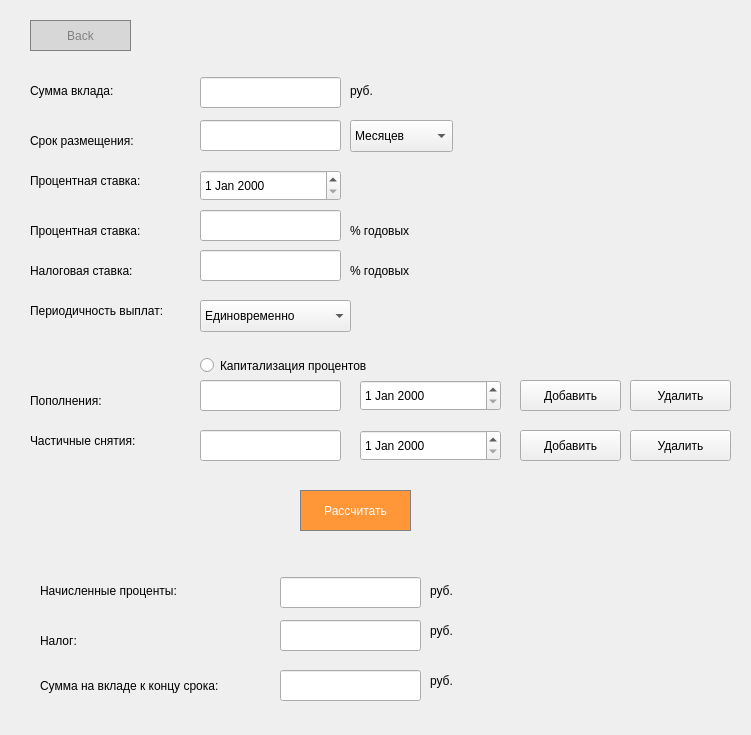
<?xml version="1.0" encoding="UTF-8"?>
<ui version="4.0">
 <class>MainWindow</class>
 <widget class="QMainWindow" name="MainWindow">
  <property name="geometry">
   <rect>
    <x>0</x>
    <y>0</y>
    <width>751</width>
    <height>735</height>
   </rect>
  </property>
  <property name="windowTitle">
   <string>MainWindow</string>
  </property>
  <widget class="QWidget" name="centralwidget">
   <widget class="QPushButton" name="pushButton_AC">
    <property name="geometry">
     <rect>
      <x>30</x>
      <y>20</y>
      <width>101</width>
      <height>31</height>
     </rect>
    </property>
    <property name="styleSheet">
     <string notr="true">QPushButton {
  background-color: rgb(215, 215, 215);
  border: 1px solid gray;
color: gray;
}
QPushButton:pressed {
    background-color: qlineargradient(x1: 0, y1: 0, x2: 0, y2: 1,
                                      stop: 0 #BEBEBE, stop: 1 #D7D7D7);
}</string>
    </property>
    <property name="text">
     <string>Back</string>
    </property>
   </widget>
   <widget class="QPushButton" name="pushButton_div">
    <property name="geometry">
     <rect>
      <x>300</x>
      <y>490</y>
      <width>111</width>
      <height>41</height>
     </rect>
    </property>
    <property name="styleSheet">
     <string notr="true">QPushButton {
  background-color: rgb(255, 151, 57);
  color: white; 
  border: 1px solid gray;
}

QPushButton:pressed {
    background-color: qlineargradient(x1: 0, y1: 0, x2: 0, y2: 1,
                                      stop: 0 #FF7832, stop: 1 #FF9739);
}</string>
    </property>
    <property name="text">
     <string>Рассчитать</string>
    </property>
   </widget>
   <widget class="QLineEdit" name="label_show_x">
    <property name="geometry">
     <rect>
      <x>200</x>
      <y>77</y>
      <width>141</width>
      <height>31</height>
     </rect>
    </property>
    <property name="font">
     <font>
      <pointsize>25</pointsize>
      <bold>false</bold>
     </font>
    </property>
    <property name="styleSheet">
     <string notr="true">QLabel {
  qproperty-alignment: 'AlignVCenter | AlignRight';
  border: 1px solid gray;
}

background-color : white;</string>
    </property>
    <property name="text">
     <string/>
    </property>
   </widget>
   <widget class="QLabel" name="label">
    <property name="geometry">
     <rect>
      <x>30</x>
      <y>80</y>
      <width>161</width>
      <height>21</height>
     </rect>
    </property>
    <property name="text">
     <string>Сумма вклада:</string>
    </property>
   </widget>
   <widget class="QLabel" name="label_2">
    <property name="geometry">
     <rect>
      <x>30</x>
      <y>130</y>
      <width>161</width>
      <height>21</height>
     </rect>
    </property>
    <property name="text">
     <string>Срок размещения:</string>
    </property>
   </widget>
   <widget class="QLabel" name="label_3">
    <property name="geometry">
     <rect>
      <x>350</x>
      <y>80</y>
      <width>41</width>
      <height>21</height>
     </rect>
    </property>
    <property name="text">
     <string>руб.</string>
    </property>
   </widget>
   <widget class="QLineEdit" name="label_show_x_3">
    <property name="geometry">
     <rect>
      <x>200</x>
      <y>120</y>
      <width>141</width>
      <height>31</height>
     </rect>
    </property>
    <property name="font">
     <font>
      <pointsize>25</pointsize>
      <bold>false</bold>
     </font>
    </property>
    <property name="styleSheet">
     <string notr="true">QLabel {
  qproperty-alignment: 'AlignVCenter | AlignRight';
  border: 1px solid gray;
}

background-color : white;</string>
    </property>
    <property name="text">
     <string/>
    </property>
   </widget>
   <widget class="QLabel" name="label_5">
    <property name="geometry">
     <rect>
      <x>30</x>
      <y>220</y>
      <width>161</width>
      <height>21</height>
     </rect>
    </property>
    <property name="text">
     <string>Процентная ставка:</string>
    </property>
   </widget>
   <widget class="QLabel" name="label_6">
    <property name="geometry">
     <rect>
      <x>350</x>
      <y>220</y>
      <width>101</width>
      <height>21</height>
     </rect>
    </property>
    <property name="text">
     <string>% годовых</string>
    </property>
   </widget>
   <widget class="QLineEdit" name="label_show_x_4">
    <property name="geometry">
     <rect>
      <x>200</x>
      <y>210</y>
      <width>141</width>
      <height>31</height>
     </rect>
    </property>
    <property name="font">
     <font>
      <pointsize>25</pointsize>
      <bold>false</bold>
     </font>
    </property>
    <property name="styleSheet">
     <string notr="true">QLabel {
  qproperty-alignment: 'AlignVCenter | AlignRight';
  border: 1px solid gray;
}

background-color : white;</string>
    </property>
    <property name="text">
     <string/>
    </property>
   </widget>
   <widget class="QLabel" name="label_7">
    <property name="geometry">
     <rect>
      <x>30</x>
      <y>300</y>
      <width>191</width>
      <height>21</height>
     </rect>
    </property>
    <property name="text">
     <string>Периодичность выплат:</string>
    </property>
   </widget>
   <widget class="QRadioButton" name="radioButton">
    <property name="geometry">
     <rect>
      <x>200</x>
      <y>350</y>
      <width>211</width>
      <height>31</height>
     </rect>
    </property>
    <property name="text">
     <string>Капитализация процентов </string>
    </property>
   </widget>
   <widget class="QLabel" name="label_8">
    <property name="geometry">
     <rect>
      <x>40</x>
      <y>580</y>
      <width>191</width>
      <height>21</height>
     </rect>
    </property>
    <property name="text">
     <string>Начисленные проценты:</string>
    </property>
   </widget>
   <widget class="QLabel" name="label_9">
    <property name="geometry">
     <rect>
      <x>40</x>
      <y>630</y>
      <width>191</width>
      <height>21</height>
     </rect>
    </property>
    <property name="text">
     <string>Налог:</string>
    </property>
   </widget>
   <widget class="QLabel" name="label_10">
    <property name="geometry">
     <rect>
      <x>40</x>
      <y>670</y>
      <width>231</width>
      <height>31</height>
     </rect>
    </property>
    <property name="text">
     <string>Сумма на вкладе к концу срока:</string>
    </property>
   </widget>
   <widget class="QLabel" name="label_11">
    <property name="geometry">
     <rect>
      <x>430</x>
      <y>580</y>
      <width>41</width>
      <height>21</height>
     </rect>
    </property>
    <property name="text">
     <string>руб.</string>
    </property>
   </widget>
   <widget class="QLabel" name="label_12">
    <property name="geometry">
     <rect>
      <x>430</x>
      <y>620</y>
      <width>41</width>
      <height>21</height>
     </rect>
    </property>
    <property name="text">
     <string>руб.</string>
    </property>
   </widget>
   <widget class="QLineEdit" name="label_show_x_2">
    <property name="geometry">
     <rect>
      <x>280</x>
      <y>577</y>
      <width>141</width>
      <height>31</height>
     </rect>
    </property>
    <property name="font">
     <font>
      <pointsize>25</pointsize>
      <bold>false</bold>
     </font>
    </property>
    <property name="styleSheet">
     <string notr="true">QLabel {
  qproperty-alignment: 'AlignVCenter | AlignRight';
  border: 1px solid gray;
}

background-color : white;</string>
    </property>
    <property name="text">
     <string/>
    </property>
   </widget>
   <widget class="QLineEdit" name="label_show_x_5">
    <property name="geometry">
     <rect>
      <x>280</x>
      <y>620</y>
      <width>141</width>
      <height>31</height>
     </rect>
    </property>
    <property name="font">
     <font>
      <pointsize>25</pointsize>
      <bold>false</bold>
     </font>
    </property>
    <property name="styleSheet">
     <string notr="true">QLabel {
  qproperty-alignment: 'AlignVCenter | AlignRight';
  border: 1px solid gray;
}

background-color : white;</string>
    </property>
    <property name="text">
     <string/>
    </property>
   </widget>
   <widget class="QLabel" name="label_13">
    <property name="geometry">
     <rect>
      <x>430</x>
      <y>670</y>
      <width>41</width>
      <height>21</height>
     </rect>
    </property>
    <property name="text">
     <string>руб.</string>
    </property>
   </widget>
   <widget class="QLineEdit" name="label_show_x_6">
    <property name="geometry">
     <rect>
      <x>280</x>
      <y>670</y>
      <width>141</width>
      <height>31</height>
     </rect>
    </property>
    <property name="font">
     <font>
      <pointsize>25</pointsize>
      <bold>false</bold>
     </font>
    </property>
    <property name="styleSheet">
     <string notr="true">QLabel {
  qproperty-alignment: 'AlignVCenter | AlignRight';
  border: 1px solid gray;
}

background-color : white;</string>
    </property>
    <property name="text">
     <string/>
    </property>
   </widget>
   <widget class="QComboBox" name="comboBox">
    <property name="geometry">
     <rect>
      <x>350</x>
      <y>120</y>
      <width>103</width>
      <height>32</height>
     </rect>
    </property>
    <item>
     <property name="text">
      <string>Месяцев</string>
     </property>
    </item>
    <item>
     <property name="text">
      <string>Лет</string>
     </property>
    </item>
   </widget>
   <widget class="QLabel" name="label_14">
    <property name="geometry">
     <rect>
      <x>350</x>
      <y>260</y>
      <width>101</width>
      <height>21</height>
     </rect>
    </property>
    <property name="text">
     <string>% годовых</string>
    </property>
   </widget>
   <widget class="QLineEdit" name="label_show_x_7">
    <property name="geometry">
     <rect>
      <x>200</x>
      <y>250</y>
      <width>141</width>
      <height>31</height>
     </rect>
    </property>
    <property name="font">
     <font>
      <pointsize>25</pointsize>
      <bold>false</bold>
     </font>
    </property>
    <property name="styleSheet">
     <string notr="true">QLabel {
  qproperty-alignment: 'AlignVCenter | AlignRight';
  border: 1px solid gray;
}

background-color : white;</string>
    </property>
    <property name="text">
     <string/>
    </property>
   </widget>
   <widget class="QLabel" name="label_15">
    <property name="geometry">
     <rect>
      <x>30</x>
      <y>260</y>
      <width>161</width>
      <height>21</height>
     </rect>
    </property>
    <property name="text">
     <string>Налоговая ставка:</string>
    </property>
   </widget>
   <widget class="QComboBox" name="comboBox_2">
    <property name="geometry">
     <rect>
      <x>200</x>
      <y>300</y>
      <width>151</width>
      <height>32</height>
     </rect>
    </property>
    <item>
     <property name="text">
      <string>Единовременно</string>
     </property>
    </item>
    <item>
     <property name="text">
      <string>Ежемесячно</string>
     </property>
    </item>
    <item>
     <property name="text">
      <string>Ежеквартально</string>
     </property>
    </item>
    <item>
     <property name="text">
      <string>Ежегодно</string>
     </property>
    </item>
   </widget>
   <widget class="QLabel" name="label_16">
    <property name="geometry">
     <rect>
      <x>30</x>
      <y>170</y>
      <width>161</width>
      <height>21</height>
     </rect>
    </property>
    <property name="text">
     <string>Процентная ставка:</string>
    </property>
   </widget>
   <widget class="QDateEdit" name="dateEdit">
    <property name="geometry">
     <rect>
      <x>200</x>
      <y>170</y>
      <width>141</width>
      <height>31</height>
     </rect>
    </property>
   </widget>
   <widget class="QLabel" name="label_17">
    <property name="geometry">
     <rect>
      <x>30</x>
      <y>390</y>
      <width>161</width>
      <height>21</height>
     </rect>
    </property>
    <property name="text">
     <string>Пополнения:</string>
    </property>
   </widget>
   <widget class="QDateEdit" name="dateEdit_2">
    <property name="geometry">
     <rect>
      <x>360</x>
      <y>380</y>
      <width>141</width>
      <height>31</height>
     </rect>
    </property>
   </widget>
   <widget class="QLineEdit" name="label_show_x_8">
    <property name="geometry">
     <rect>
      <x>200</x>
      <y>380</y>
      <width>141</width>
      <height>31</height>
     </rect>
    </property>
    <property name="font">
     <font>
      <pointsize>25</pointsize>
      <bold>false</bold>
     </font>
    </property>
    <property name="styleSheet">
     <string notr="true">QLabel {
  qproperty-alignment: 'AlignVCenter | AlignRight';
  border: 1px solid gray;
}

background-color : white;</string>
    </property>
    <property name="text">
     <string/>
    </property>
   </widget>
   <widget class="QPushButton" name="pushButton">
    <property name="geometry">
     <rect>
      <x>520</x>
      <y>380</y>
      <width>101</width>
      <height>31</height>
     </rect>
    </property>
    <property name="text">
     <string>Добавить</string>
    </property>
   </widget>
   <widget class="QPushButton" name="pushButton_2">
    <property name="geometry">
     <rect>
      <x>630</x>
      <y>380</y>
      <width>101</width>
      <height>31</height>
     </rect>
    </property>
    <property name="text">
     <string>Удалить</string>
    </property>
   </widget>
   <widget class="QDateEdit" name="dateEdit_3">
    <property name="geometry">
     <rect>
      <x>360</x>
      <y>430</y>
      <width>141</width>
      <height>31</height>
     </rect>
    </property>
   </widget>
   <widget class="QPushButton" name="pushButton_3">
    <property name="geometry">
     <rect>
      <x>630</x>
      <y>430</y>
      <width>101</width>
      <height>31</height>
     </rect>
    </property>
    <property name="text">
     <string>Удалить</string>
    </property>
   </widget>
   <widget class="QLabel" name="label_18">
    <property name="geometry">
     <rect>
      <x>30</x>
      <y>430</y>
      <width>161</width>
      <height>21</height>
     </rect>
    </property>
    <property name="text">
     <string>Частичные снятия:</string>
    </property>
   </widget>
   <widget class="QLineEdit" name="label_show_x_9">
    <property name="geometry">
     <rect>
      <x>200</x>
      <y>430</y>
      <width>141</width>
      <height>31</height>
     </rect>
    </property>
    <property name="font">
     <font>
      <pointsize>25</pointsize>
      <bold>false</bold>
     </font>
    </property>
    <property name="styleSheet">
     <string notr="true">QLabel {
  qproperty-alignment: 'AlignVCenter | AlignRight';
  border: 1px solid gray;
}

background-color : white;</string>
    </property>
    <property name="text">
     <string/>
    </property>
   </widget>
   <widget class="QPushButton" name="pushButton_4">
    <property name="geometry">
     <rect>
      <x>520</x>
      <y>430</y>
      <width>101</width>
      <height>31</height>
     </rect>
    </property>
    <property name="text">
     <string>Добавить</string>
    </property>
   </widget>
  </widget>
 </widget>
 <resources/>
 <connections/>
</ui>
